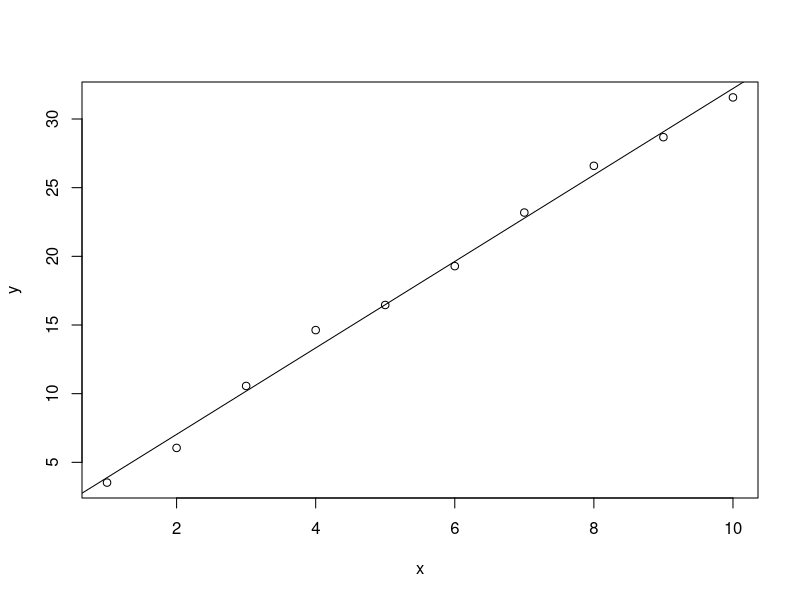
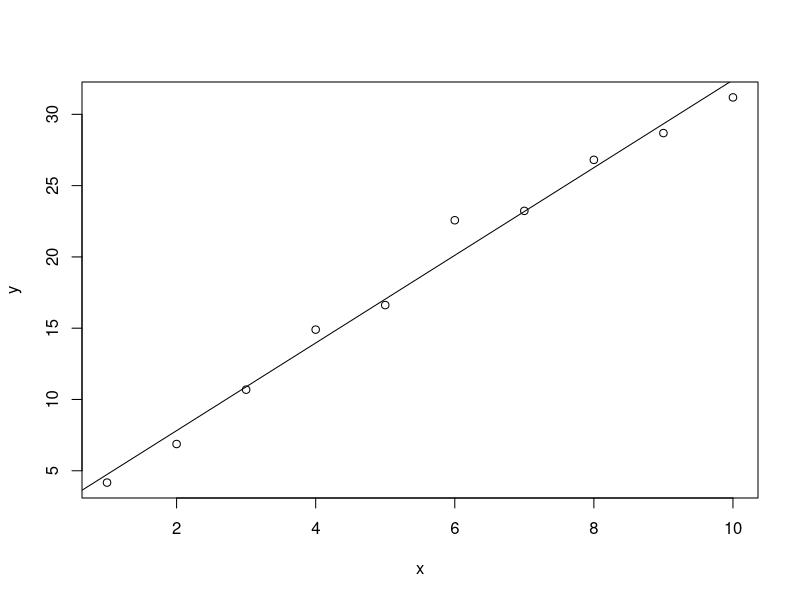
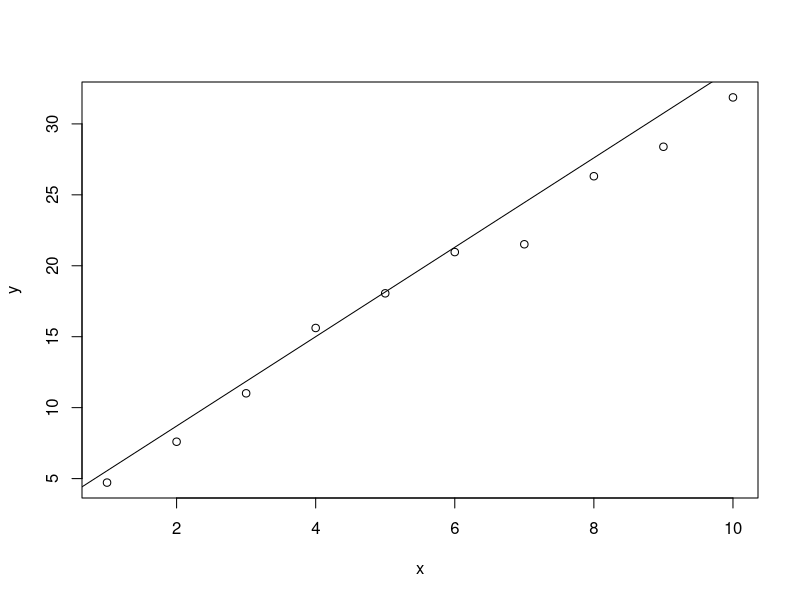
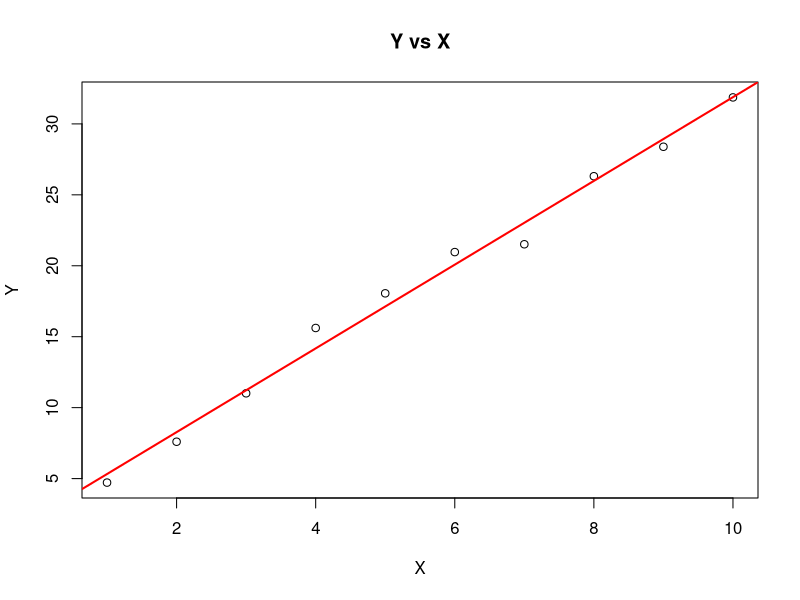

Source code (R) for these figures, in order:
x <- 1:10
y <- 2 + 3*x + rnorm(10)
model <- lm(y ~ x)
summary(model)
plot(x, y)
abline(model)

x <- 1:10
y <- 2 + 3*x + rnorm(10)
z <- rnorm(10)
model <- lm(y ~ x + z)
summary(model)
plot(x, y)
abline(model)

x <- 1:10
y <- 2 + 3*x + rnorm(10)
z <- rnorm(10)
model <- lm(y ~ x + I(x^2) + z)
summary(model)
plot(x, y)
abline(model)


model1 <- lm(y ~ x)
plot(x, y, main = "Y vs X",
     xlab = "X", ylab = "Y")
abline(model1, col = "red", lwd = 2)
